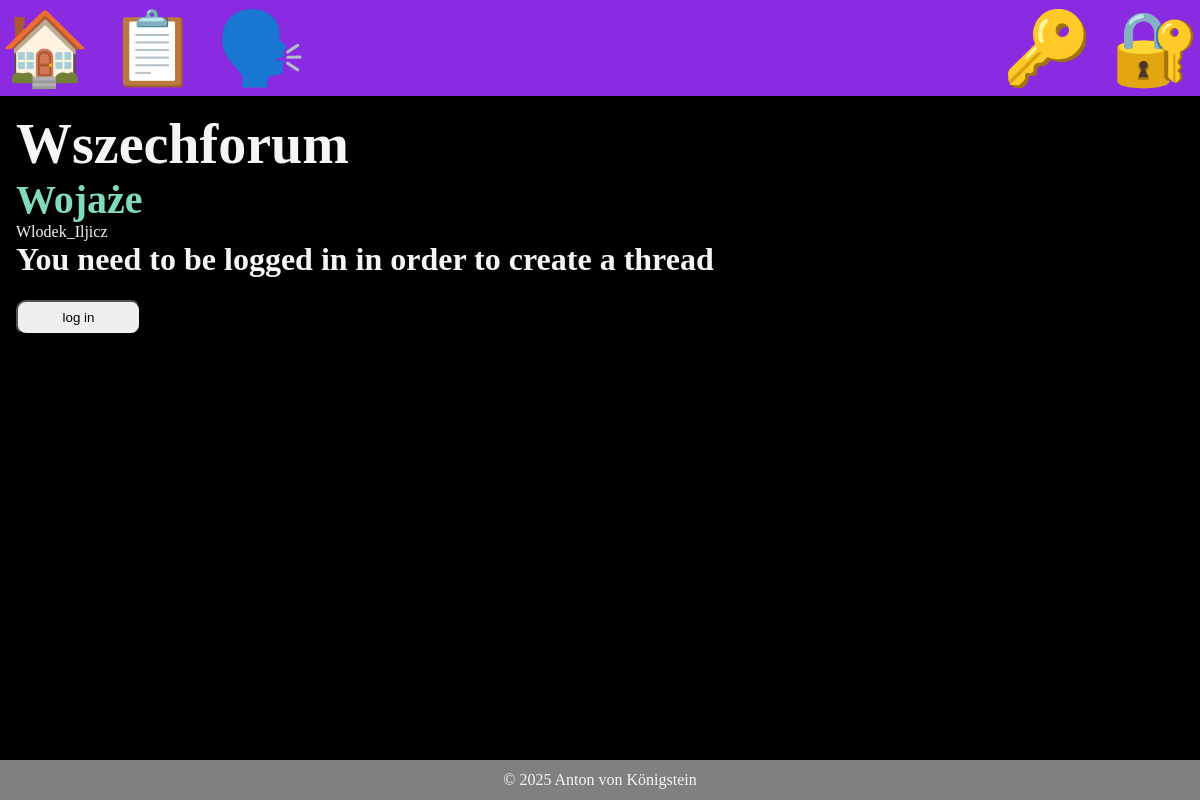
/forum/, run on an earlier commit of the app's database.
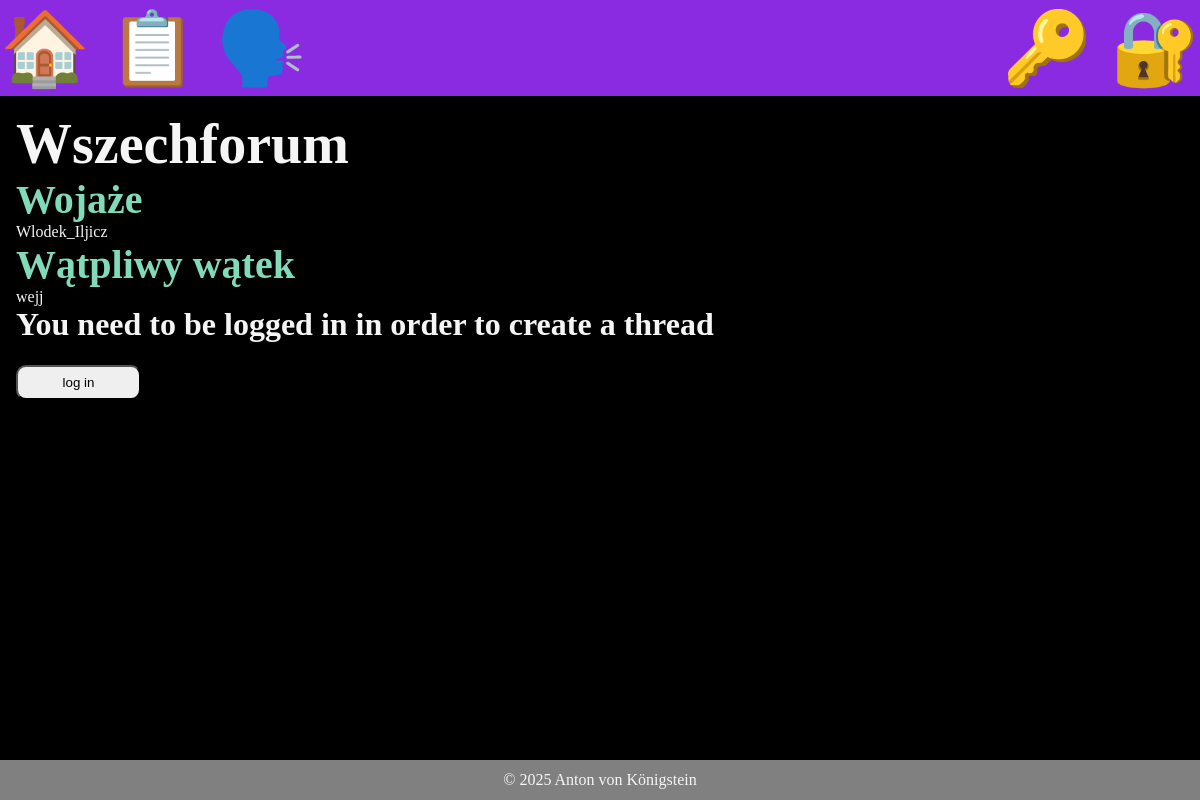
And on a later commit of the database.
### forum/models.py (models this page shows, shortened)
class Thread(models.Model):
    title = models.CharField(max_length=255)
    created_at = models.DateTimeField(auto_now_add=True)
    creator = models.ForeignKey(User, on_delete=models.CASCADE, related_name='threads')
    slug = models.SlugField(unique=True, blank=True)

### forum/views.py (the view)
# urls.py: path('', views.home_view, name="forum"),
def home_view(request):
    threads = Thread.objects.all().order_by('title')
    if request.method == 'POST':
        form=forms.CreateThread(request.POST, request.FILES)
        if form.is_valid():
            newthread = form.save(commit=False)
            newthread.creator = request.user
            newthread.save()
            return redirect('forum')
    else:
        form = forms.CreateThread()
    return render(request, 'forum/forum_home.html', context={'threads' : threads, 'form' : form})

### forum/templates/forum/forum_home.html (shortened to what this page needs)
{% extends 'layout.html' %}
{% block content %}
    <h1>Wszechforum</h1>
    {% for thread in threads %}
        <h2>
            <a href = "{% url 'thread' slug=thread.slug %}">{{ thread.title }}</a>
        </h2>
        <p>
        {{ thread.creator }}
        </p>
    {% endfor %}
    {% if user.is_authenticated %}
        <form class="form-with-validation" action="{% url 'forum' %}" method="post">
        {% csrf_token %}
        {{ form }}
        <button class="form-submit">Create new thread</button>
        </form>
    {% else %}
        <h3>You need to be logged in in order to create a thread</h3>
        <button class = form-submit onclick="window.location.href='/users/login';">log in</button>
    {% endif %}
{% endblock %}

What changed in the data, as far as the page shows it:
added Thread: title "Wątpliwy wątek", creator "wejj"
